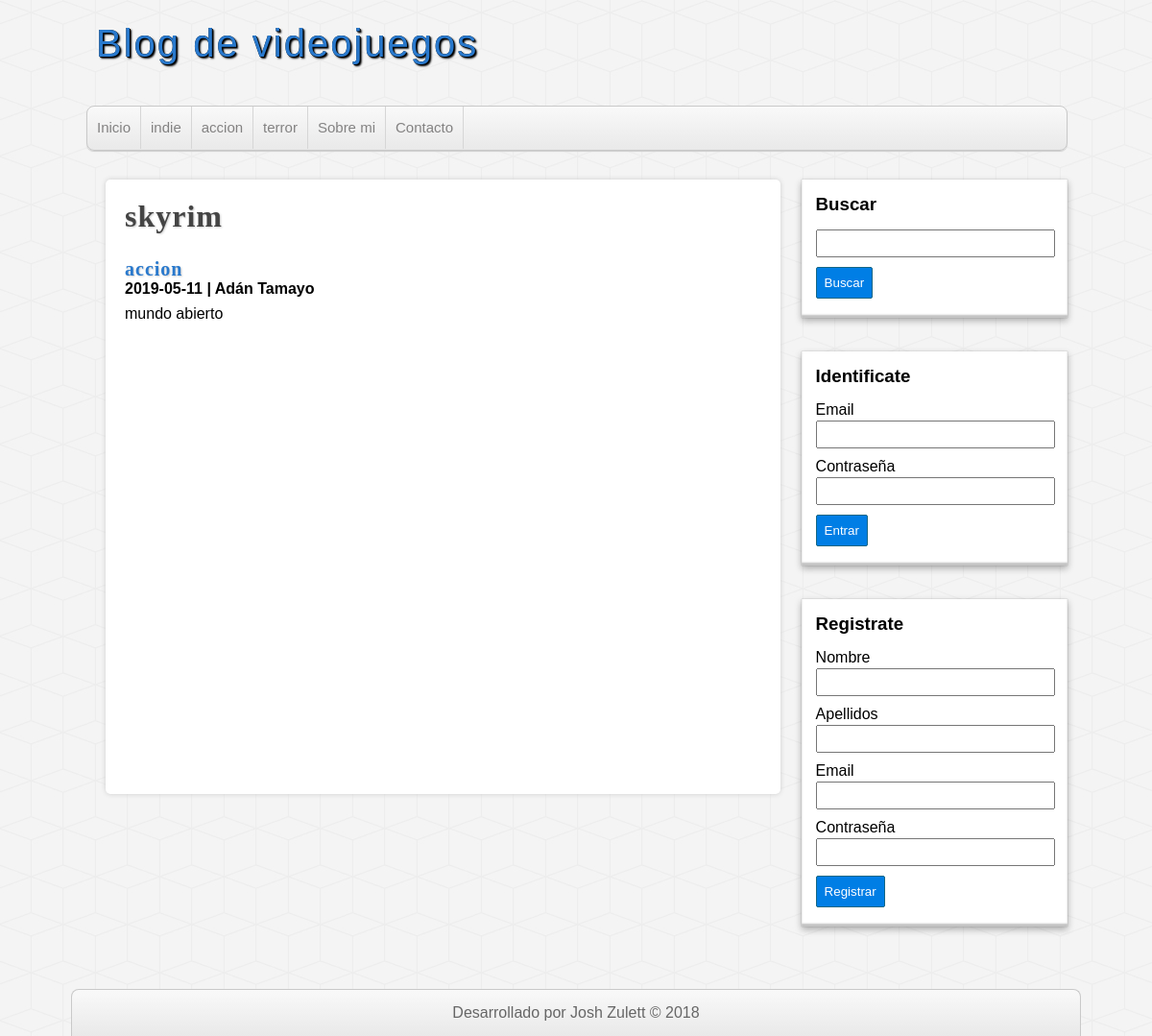
The page /entrada.php?id=2 on the database its author committed.
### tables this page shows
CREATE TABLE categorias(
id      int(255) auto_increment not null,
nombre  varchar(100),
CONSTRAINT pk_categorias PRIMARY KEY(id)
);

CREATE TABLE entradas(
id              int(255) auto_increment not null,
usuario_id      int(255) not null,
categoria_id    int(255) not null,
titulo          varchar(255) not null,
descripcion     MEDIUMTEXT,
fecha           date not null,
CONSTRAINT pk_entradas PRIMARY KEY(id),
CONSTRAINT fk_entrada_usuario FOREIGN KEY(usuario_id) REFERENCES usuarios(id),
CONSTRAINT fk_entrada_categoria FOREIGN KEY(categoria_id) REFERENCES categorias(id) ON DELETE NO ACTION
);

### includes/helpers.php (called while the page is built, shortened)
<?php
    function enviarcategorias($db){
        $sql = "SELECT * FROM categorias ORDER BY id ASC";
        $categorias = mysqli_query($db, $sql);
        if ($categorias && mysqli_num_rows($categorias) >=1) {
            return $categorias;
        }
    }
    function conseguirEntrada($db, $id){
        $sql = "SELECT e.*, c.nombre as 'categoria', concat(u.nombre, ' ', u.apellidos) as 'usuario' FROM entradas e inner join categorias c on e.categoria_id = c.id inner join usuarios u on e.usuario_id = u.id where e.id = $id;";
        $entrada = mysqli_query($db, $sql);
        $resultado = array();
        if($entrada && mysqli_num_rows($entrada) >= 1){
            $resultado = mysqli_fetch_assoc($entrada);
        }
        return $resultado;
    }

### entrada.php (the view, shortened to what this page needs)
<?php require_once 'includes/conexion.php'; ?>
<?php require_once 'includes/helpers.php'; ?>
<?php require_once 'includes/cabecera.php';?>
<?php require_once 'includes/lateral.php';?>
<?php
    $entrada_actual = conseguirEntrada($db, $_GET['id']);
?>
<div id="principal">
    <h1><?=$entrada_actual['titulo'];?></h1>
    <a href="categoria.php?id=<?=$entrada_actual['categoria_id']?>">
        <h2><?=$entrada_actual['categoria'];?></h2>
    </a>
    <h4><?=$entrada_actual['fecha'];?> | <?= $entrada_actual['usuario']?></h4>
    <p><?=$entrada_actual['descripcion'];?></p>
</div>
<?php require_once 'includes/pie.php'?>

### includes/cabecera.php (shortened to what this page needs)
<?php require_once 'conexion.php'?>
<?php require_once 'helpers.php'?>
<!DOCTYPE html>
<html lang="es">
    <head>
        <link rel="stylesheet" type="text/css" href="./assets/css/style.css">
    </head>
    <body>
    <header id="cabecera">
        <div id="logo">
            <a href="index php">
                Blog de videojuegos
            </a>
        </div>
        <nav id="menu">
            <ul>
                <li><a href="index.php">Inicio</a></li>
                <?php
                    $categorias = enviarcategorias($db);
                    if(!empty($categorias)):
                        while($categoria = mysqli_fetch_assoc($categorias)):
                ?>
                            <li>
                                <a href="categoria.php?id=<?=$categoria['id']?>">
                                    <?=$categoria['nombre']?>
                                </a>
                            </li>
                <?php
                        endwhile;
                    endif;
                ?>
                <li><a href="index.php">Sobre mi</a></li>
                <li><a href="index.php">Contacto</a></li>
            </ul>
        </nav>
    </header>
    <div id="contenedor">

### assets/css/style.css (style rules this page uses)
* { margin: 0px; padding: 0px; font-family: sans-serif, Helvetica, Arial; text-decoration: none; }
body { background: url(../img/cubes.png) #f4f4f4; }
#cabecera { width: 85%; height: auto; background: transparent; margin: 0px auto; }
#logo { float: left; width: 540px; height: 110px; }
#logo a { font-family: "fajala", Helvetica; font-size: 40px; letter-spacing: 2px; color: #2979cd; text-shadow: 0px 0px 0px black, 1px 1px 0px black, 2px 2px 2px black; transition: all 500ms; line-height: 90px; margin-left: 10px; }
#menu { clear: both; width: 100%; height: 45px; background: linear-gradient(to bottom, #f9f9f9 0px, #e9e9e9 100%); border: 1px solid #c9c9c9; border-radius: 8px; box-shadow: 0px 1px 1px #ccc; overflow: hidden; }
#menu ul { list-style: none; }
#menu ul li { float: left; line-height: 44px; border-right: 1px solid #d6d6d6; }
#menu ul li a { display: block; padding-left: 10px; padding-right: 10px; font-size: 15px; color: #838282; }
#contenedor { width: 85%; height: auto; margin: 0px auto; margin-top: 30px; margin-bottom: 30px; }
#principal { float: left; width: 65%; min-height: 600px; background: white; border-radius: 5px; box-shadow: 0px 0px 5px #ccc; margin-left: 20px; overflow: hidden; padding: 20px; }
#principal h1 { font-size: 32px; color: #444; letter-spacing: 1px; text-shadow: 1px 1px 2px #ccc; font-family: "fajala"; }
#principal h2 { font-size: 20px; color: #2979cd; text-shadow: 1px 1px 2px #ccc; letter-spacing: 1px; font-family: "fajala"; margin-top: 25px; }
#principal a { color: #333; }
#principal p { margin-top: 8px; }

### rows shown on the page
categorias: nombre "indie"
categorias: nombre "accion"
categorias: nombre "terror"
entradas: titulo "skyrim", categoria.nombre "accion", fecha "2019-05-11", descripcion "mundo abierto"

### other values the page prints
$entrada_actual['usuario'] "Adán Tamayo"
